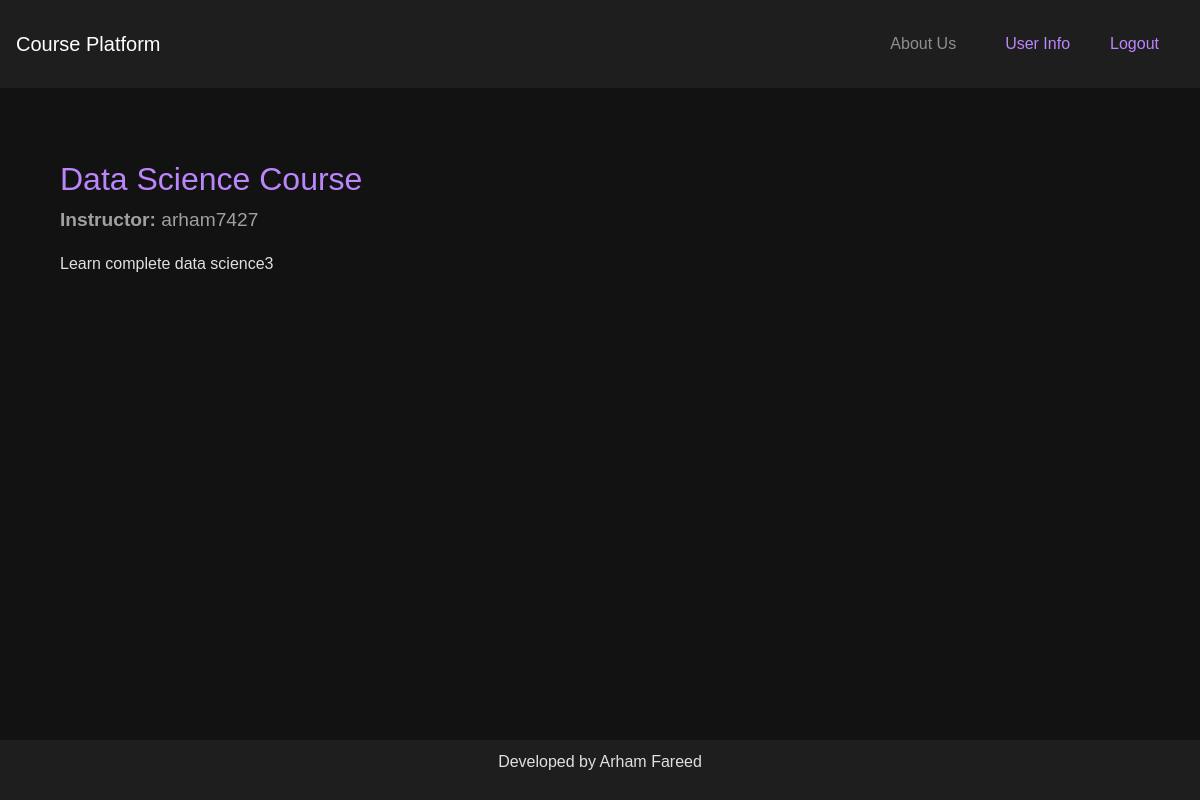
The app's page /course/courses/3/ (signed in) with its own data.
### course/models.py (models this page shows, shortened)
class Course(models.Model):
    title = models.CharField(max_length=200)
    content = models.TextField()
    price = models.DecimalField(max_digits=10, decimal_places=2)
    instructor = models.ForeignKey(User, on_delete=models.CASCADE)
    created_at = models.DateTimeField(auto_now_add=True)
    update_at = models.DateTimeField(auto_now=True)
    subscribers = models.ManyToManyField(User, related_name='courses')
    is_featured = models.BooleanField(default=False)

### course/views.py (the view)
# urls.py: path("courses/<int:course_id>/", views.course_detail, name="course_detail"),
@login_required
def course_detail(request, course_id):
    course = get_object_or_404(Course, id=course_id)
    if request.user not in course.subscribers.all():
        messages.warning(request, "You need to subscribe to this course to view its details.")  # Add feedback
        return redirect("course_list")  # Redirect to the course list
    context = {
        "course": course
    }
    return render(request, "course_detail.html", context)

### course/templates/course_detail.html (shortened to what this page needs)
{% extends "base.html" %}
{% block content %}
<div class="container mt-5">
    <h2>{{ course.title }}</h2>
    <p class="instructor-info"><strong>Instructor: </strong>{{ course.instructor }}</p>
    {% if user.is_authenticated %}
        {% if user in course.subscribers.all %}
            <p class="course-content">{{ course.content }}</p>
        {% else %}
            <p class="course-content">
                <strong>To access this course's full content, please subscribe.</strong>
            </p>
            <a href="{% url 'create_checkout_session' course.id %}" class="btn btn-primary">Buy Course</a>
        {% endif %}
    {% else %}
        <p class="course-content">
            <strong>You need to be logged in to view this course. Please <a href="{% url 'login' %}">log in</a> or <a href="{% url 'register' %}">register</a>.</strong>
        </p>
    {% endif %}
</div>
{% endblock %}

### user/templates/base.html (style rules this page uses)
body { background-color: #121212; color: #e0e0e0; font-family: 'Arial', sans-serif; min-height: 100vh; display: flex; flex-direction: column; }
.container { opacity: 0; transform: translateY(20px); animation: fadeIn 0.5s ease-out forwards; flex: 1; }

### course/templates/course_detail.html (style rules this page uses)
body { background-color: #121212; color: #e0e0e0; }
h2 { color: #bb86fc; animation: fadeInTitle 0.6s ease-out forwards; }
.instructor-info { font-size: 1.2em; color: #a0a0a0; opacity: 0; animation: fadeIn 0.8s ease-out 0.2s forwards; margin-bottom: 1rem; }
.course-content { font-size: 1em; line-height: 1.6; opacity: 0; animation: fadeIn 0.8s ease-out 0.4s forwards; }

### records on screen
Course: title "Data Science Course", instructor "arham7427", content "Learn complete data science3"
